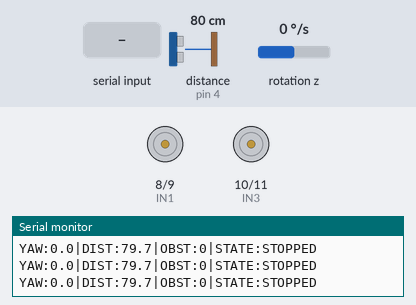
Recording of a sketch running on a simulated Arduino Uno, built with avr-gcc and run on an emulated ATmega328P. Shown: motor-driver pin pairs drawn as motors (green arrow = first pin HIGH = forward, orange = second pin HIGH = backward, longer = more drive, scaled by the enable pin), the last lines printed to the serial monitor. Wiring (inferred from the names in the program): ultrasonic range finder: trigger pin 12; echo pin 4; MPU-6050 motion sensor at I2C address 0x68. The inputs (shaded band) are chosen by the test bench; at power-on: distance to the obstacle (sensor on pin 4) 80 cm, rotation z 0 °/s. The echo pulse lasts 58.3 µs per cm.

Above: at 2.3 s.
2.4 s: "FORWARD\n" received over Serial
At 3.4 s:
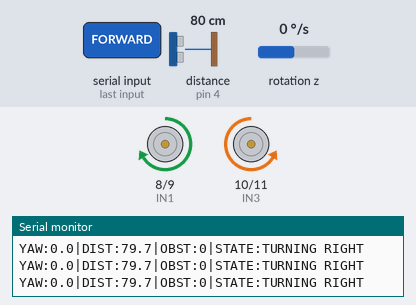
3.9 s: byte 87 ('W') received over Serial
At 4.4 s:
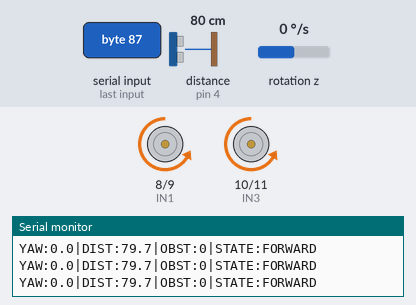
5.4 s: byte 83 ('S') received over Serial
At 6.0 s:
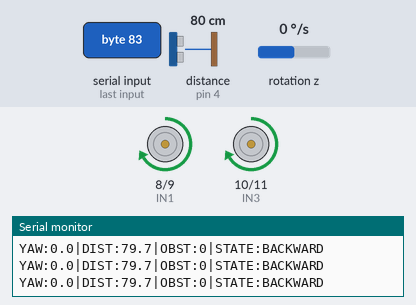
6.9 s: byte 65 ('A') received over Serial
At 7.2 s:
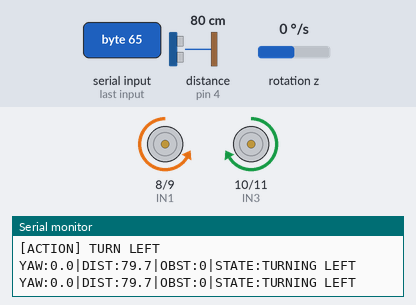
8.4 s: byte 32 (' ') received over Serial
At 9.6 s:
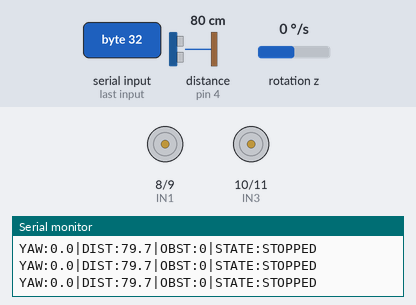
9.9 s: "W\n" received over Serial
At 10.5 s:
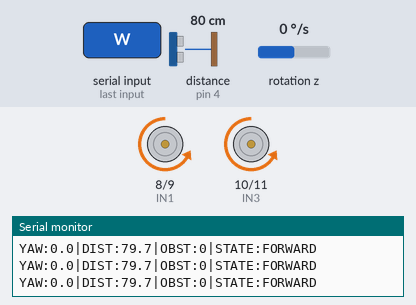
Timing chart, 0 to 12.4 s (numbered marks = the images above; inputs shaded):
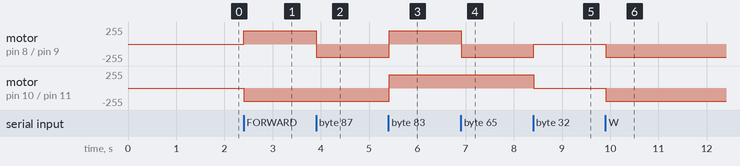

The sketch:

robot_motor_controller.ino
```cpp
/*
 * ==============================================================================
 * Campus Connect - Integrated Autonomous Robot Controller
 * Features:
 *   - HC-SR04 Ultrasonic Obstacle Detection (Exact 15.0cm Safety Stop Threshold)
 *   - MPU-6050 6-DOF IMU Closed-Loop Gyroscope Angular Navigation
 *   - L298N 4-WD Dual H-Bridge Motor Driver with Deceleration & Counter-Braking
 *   - Real-Time Bidirectional Serial Telemetry (115200 Baud)
 *
 * Hardware Pin Connections:
 *   1. HC-SR04 Ultrasonic Sensor:
 *      - VCC  -> Arduino 5V
 *      - GND  -> Arduino GND
 *      - TRIG -> Arduino Pin D12
 *      - ECHO -> Arduino Pin D4   (Connected to D4 to avoid Pin 13 LED resistor interference)
 *
 *   2. MPU-6050 Gyroscope / Accelerometer:
 *      - VCC -> 5V / 3.3V
 *      - GND -> GND
 *      - SCL -> Arduino Pin A5
 *      - SDA -> Arduino Pin A4
 *      - AD0 -> GND (Address 0x68)
 *
 *   3. L298N Motor Driver:
 *      - ENA (Left Speed PWM)  -> Arduino Pin D5
 *      - ENB (Right Speed PWM) -> Arduino Pin D6
 *      - IN1 (Left Dir 1)      -> Arduino Pin D8
 *      - IN2 (Left Dir 2)      -> Arduino Pin D9
 *      - IN3 (Right Dir 1)     -> Arduino Pin D10
 *      - IN4 (Right Dir 2)     -> Arduino Pin D11
 * ==============================================================================
 */

#include <Wire.h>

// --- HC-SR04 Ultrasonic Sensor ---
const int TRIG_PIN = 12;
const int ECHO_PIN = 4; // High-impedance clean digital input

const float OBSTACLE_THRESHOLD_CM = 15.0; // Exact 15.0cm safety distance

// --- L298N Motor Driver Pins ---
const int ENA = 5;
const int IN1 = 8;
const int IN2 = 9;
const int IN3 = 10;
const int IN4 = 11;
const int ENB = 6;

int motor_speed = 200;

// Motor Polarity Alignment Flags
bool INVERT_LEFT_MOTOR  = true;
bool INVERT_RIGHT_MOTOR = true;

// MPU-6050 Calibration Scale (Physical deg * 0.5 = Sensor target deg)
const float SENSOR_SCALE = 0.5;

// --- MPU-6050 Variables ---
const int MPU_ADDR = 0x68;
int16_t gyro_z_raw = 0;
float gyro_z_deg_s = 0.0;
float gyro_z_offset = 0.0;
float yaw_angle = 0.0;
unsigned long prev_time = 0;

String current_motion = "STOPPED";
float current_distance_cm = 999.0;
bool obstacle_detected = false;

// --- Low-Level Motor Control ---
void setLeftMotor(int speed, bool forward) {
  if (INVERT_LEFT_MOTOR) forward = !forward;
  if (speed <= 0) {
    digitalWrite(IN1, LOW);
    digitalWrite(IN2, LOW);
    analogWrite(ENA, 0);
  } else if (forward) {
    digitalWrite(IN1, HIGH);
    digitalWrite(IN2, LOW);
    analogWrite(ENA, speed);
  } else {
    digitalWrite(IN1, LOW);
    digitalWrite(IN2, HIGH);
    analogWrite(ENA, speed);
  }
}

void setRightMotor(int speed, bool forward) {
  if (INVERT_RIGHT_MOTOR) forward = !forward;
  if (speed <= 0) {
    digitalWrite(IN3, LOW);
    digitalWrite(IN4, LOW);
    analogWrite(ENB, 0);
  } else if (forward) {
    digitalWrite(IN3, HIGH);
    digitalWrite(IN4, LOW);
    analogWrite(ENB, speed);
  } else {
    digitalWrite(IN3, LOW);
    digitalWrite(IN4, HIGH);
    analogWrite(ENB, speed);
  }
}

// --- High-Level Motion Commands ---
void stopMotors() {
  setLeftMotor(0, true);
  setRightMotor(0, true);
  current_motion = "STOPPED";
}

void moveForward(int spd) {
  if (obstacle_detected) {
    stopMotors();
    current_motion = "BLOCKED";
    return;
  }
  setLeftMotor(spd, true);
  setRightMotor(spd, true);
  current_motion = "FORWARD";
}

void moveBackward(int spd) {
  setLeftMotor(spd, false);
  setRightMotor(spd, false);
  current_motion = "BACKWARD";
}

void turnLeft(int spd) {
  setLeftMotor(spd, true);   // Left wheels forward
  setRightMotor(spd, false); // Right wheels reverse
  current_motion = "TURNING LEFT";
}

void turnRight(int spd) {
  setLeftMotor(spd, false);  // Left wheels reverse
  setRightMotor(spd, true);  // Right wheels forward
  current_motion = "TURNING RIGHT";
}

// --- Responsive Ultrasonic Distance Measurement (3-sample median) ---
float readUltrasonicDistance() {
  long sum = 0;
  int valid_samples = 0;

  for (int i = 0; i < 3; i++) {
    digitalWrite(TRIG_PIN, LOW);
    delayMicroseconds(2);
    digitalWrite(TRIG_PIN, HIGH);
    delayMicroseconds(10);
    digitalWrite(TRIG_PIN, LOW);

    // Timeout 15000us (~2.5 meters) for fast, responsive detection
    long duration = pulseIn(ECHO_PIN, HIGH, 15000);
    if (duration > 60 && duration < 15000) {
      sum += duration;
      valid_samples++;
    }
    delayMicroseconds(300);
  }

  if (valid_samples == 0) {
    return 999.0;
  }
  long avg_duration = sum / valid_samples;
  return (avg_duration * 0.0343) / 2.0; // Distance in cm
}

// --- IMU Update Routine ---
void updateIMU() {
  unsigned long current_time = millis();
  float dt = (current_time - prev_time) / 1000.0;
  prev_time = current_time;

  Wire.beginTransmission(MPU_ADDR);
  Wire.write(0x47); // GYRO_ZOUT_H
  byte err = Wire.endTransmission(false);

  if (err == 0) {
    byte bytesReceived = Wire.requestFrom(MPU_ADDR, 2, true);
    if (bytesReceived >= 2) {
      gyro_z_raw = (Wire.read() << 8) | Wire.read();
      gyro_z_deg_s = ((float)gyro_z_raw - gyro_z_offset) / 131.0;

      // Noise deadband
      if (abs(gyro_z_deg_s) > 1.2) {
        yaw_angle += gyro_z_deg_s * dt;
      }
    }
  } else {
    Wire.clearWireTimeoutFlag();
  }
}

// --- Closed-Loop Precision Angle Turn with Active Deceleration ---
void executePreciseTurn(float sensor_target_deg, bool is_left, int turn_speed) {
  float start_yaw = yaw_angle;
  unsigned long timeout = millis() + 4000;

  int slow_spd = 130;
  float slow_down_lead = 15.0;
  float brake_lead = 2.5;

  while (millis() < timeout) {
    updateIMU();

    float rotated = abs(yaw_angle - start_yaw);
    float remaining = sensor_target_deg - rotated;

    if (remaining <= brake_lead) {
      break;
    } else if (remaining <= slow_down_lead) {
      if (is_left) turnLeft(slow_spd);
      else turnRight(slow_spd);
    } else {
      if (is_left) turnLeft(turn_speed);
      else turnRight(turn_speed);
    }
    delay(5);
  }

  // Active reverse counter-pulse (35ms) to kill inertia
  if (is_left) turnRight(150);
  else turnLeft(150);
  delay(35);

  stopMotors();
  delay(80);
  updateIMU();
}

void executePhysicalTurn(float physical_deg, bool is_left) {
  float sensor_deg = physical_deg * SENSOR_SCALE;
  executePreciseTurn(sensor_deg, is_left, 175);
}

// --- Setup ---
void setup() {
  Serial.begin(115200);
  Wire.begin();

  // Prevent I2C lockups from motor EMF noise
  Wire.setWireTimeout(10000, true);

  // Ultrasonic Pins
  pinMode(TRIG_PIN, OUTPUT);
  pinMode(ECHO_PIN, INPUT);
  digitalWrite(TRIG_PIN, LOW);

  // Motor Driver Pins
  pinMode(ENA, OUTPUT);
  pinMode(ENB, OUTPUT);
  pinMode(IN1, OUTPUT);
  pinMode(IN2, OUTPUT);
  pinMode(IN3, OUTPUT);
  pinMode(IN4, OUTPUT);
  stopMotors();

  // Wake up MPU-6050
  Wire.beginTransmission(MPU_ADDR);
  Wire.write(0x6B); // PWR_MGMT_1
  Wire.write(0x00); // Wake up
  Wire.endTransmission(true);

  // Calibrate Gyro Offset (average over 250 samples)
  long sum_z = 0;
  for (int i = 0; i < 250; i++) {
    Wire.beginTransmission(MPU_ADDR);
    Wire.write(0x47);
    Wire.endTransmission(false);
    Wire.requestFrom(MPU_ADDR, 2, true);
    if (Wire.available() >= 2) {
      sum_z += (Wire.read() << 8) | Wire.read();
    }
    delay(4);
  }
  gyro_z_offset = (float)sum_z / 250.0;
  prev_time = millis();

  Serial.println("\n[SYSTEM] Robot Ready! Ultrasonic on D12(TRIG)/D4(ECHO). Threshold: 15cm.");
}

unsigned long last_telemetry = 0;
unsigned long last_sonar = 0;

// --- Main Loop ---
void loop() {
  // 1. Ultrasonic Distance Sampling every 40ms
  if (millis() - last_sonar >= 40) {
    last_sonar = millis();
    float dist = readUltrasonicDistance();
    if (dist > 0.5 && dist < 400.0) {
      current_distance_cm = dist;
    }

    // Exact 15cm threshold detection
    if (current_distance_cm <= OBSTACLE_THRESHOLD_CM && current_distance_cm > 0.5) {
      obstacle_detected = true;
      if (current_motion == "FORWARD") {
        stopMotors();
        current_motion = "OBSTACLE_DETECTED";
      }
    } else {
      obstacle_detected = false;
    }
  }

  // 2. Serial Command Processor
  while (Serial.available() > 0) {
    char cmd = Serial.read();

    if (cmd == '\r' || cmd == '\n') continue;

    // Movement Commands
    if (cmd == ' ' || cmd == 'X' || cmd == 'x') {
      stopMotors();
      Serial.println("[ACTION] STOP");
    }
    else if (cmd == 'W' || cmd == 'w' || cmd == 'F' || cmd == 'f') {
      moveForward(motor_speed);
      Serial.println("[ACTION] FORWARD");
    }
    else if (cmd == 'S' || cmd == 's' || cmd == 'B' || cmd == 'b') {
      moveBackward(motor_speed);
      Serial.println("[ACTION] BACKWARD");
    }
    else if (cmd == 'A' || cmd == 'a') {
      turnLeft(motor_speed);
      Serial.println("[ACTION] TURN LEFT");
    }
    else if (cmd == 'D' || cmd == 'd') {
      turnRight(motor_speed);
      Serial.println("[ACTION] TURN RIGHT");
    }
    // Calibrated Angle Turns
    else if (cmd == '1') executePhysicalTurn(90.0, true);
    else if (cmd == '2') executePhysicalTurn(90.0, false);
    else if (cmd == '3') executePhysicalTurn(180.0, true);
    else if (cmd == '4') executePhysicalTurn(180.0, false);
    else if (cmd == '5') executePhysicalTurn(45.0, true);
    else if (cmd == '6') executePhysicalTurn(45.0, false);
    else if (cmd == '7') executePhysicalTurn(135.0, true);
    else if (cmd == '8') executePhysicalTurn(135.0, false);
    // Speed adjustments
    else if (cmd == '+' || cmd == '=') {
      motor_speed = min(255, motor_speed + 20);
    }
    else if (cmd == '-' || cmd == '_') {
      motor_speed = max(120, motor_speed - 20);
    }
    // Zero IMU
    else if (cmd == 'Z' || cmd == 'z') {
      yaw_angle = 0.0;
    }
  }

  updateIMU();

  // 3. Telemetry Stream to Raspberry Pi (every 100ms)
  if (millis() - last_telemetry >= 100) {
    last_telemetry = millis();
    Serial.print("YAW:");
    Serial.print(yaw_angle, 1);
    Serial.print("|DIST:");
    Serial.print(current_distance_cm, 1);
    Serial.print("|OBST:");
    Serial.print(obstacle_detected ? "1" : "0");
    Serial.print("|STATE:");
    Serial.println(current_motion);
  }

  delay(5);
}
```

Measured:
- after the input at 2.4 s, motor on pin 8 (IN1) / pin 9 (IN2): stopped → forward 200/255 at once; motor on pin 10 (IN3) / pin 11 (IN4): stopped → backward 200/255 at once
- after the input at 3.9 s, motor on pin 8 (IN1) / pin 9 (IN2): forward 200/255 → backward 200/255 at once
- after the input at 5.4 s, motor on pin 8 (IN1) / pin 9 (IN2), motor on pin 10 (IN3) / pin 11 (IN4): backward 200/255 → forward 200/255 at once
- after the input at 6.9 s, motor on pin 8 (IN1) / pin 9 (IN2): forward 200/255 → backward 200/255 at once
- after the input at 8.4 s, motor on pin 8 (IN1) / pin 9 (IN2): backward 200/255 → stopped at once; motor on pin 10 (IN3) / pin 11 (IN4): forward 200/255 → stopped at once
- after the input at 9.9 s, motor on pin 8 (IN1) / pin 9 (IN2), motor on pin 10 (IN3) / pin 11 (IN4): stopped → backward 200/255 at once
